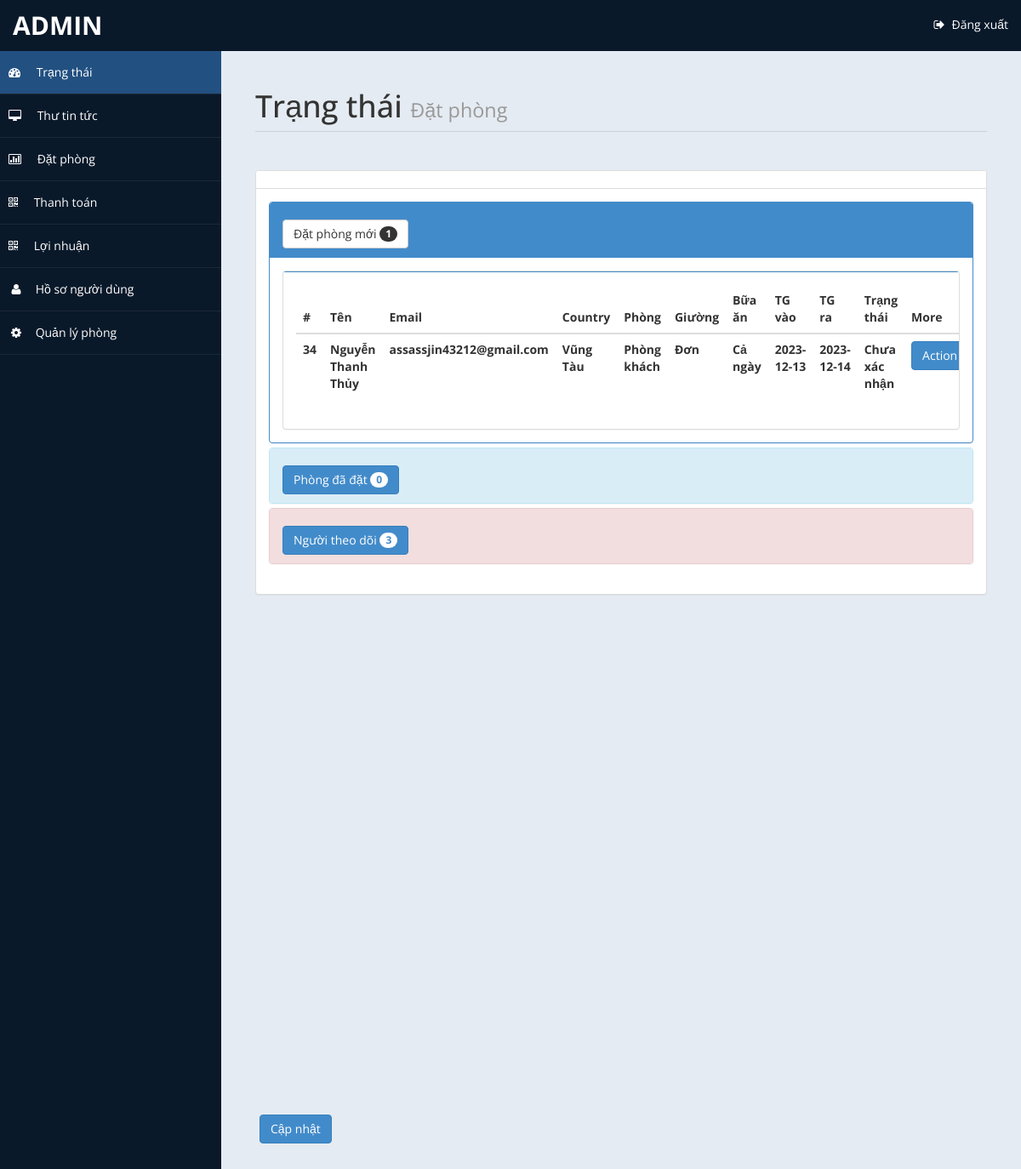
/admin/home.php (signed in), run on the app's committed database.
### tables this page shows
CREATE TABLE `roombook` (
  `id` int(10) UNSIGNED NOT NULL,
  `Title` varchar(5) DEFAULT NULL,
  `FName` text DEFAULT NULL,
  `LName` text DEFAULT NULL,
  `Email` varchar(50) DEFAULT NULL,
  `Country` varchar(30) DEFAULT NULL,
  `Phone` text DEFAULT NULL,
  `TRoom` varchar(20) DEFAULT NULL,
  `Bed` varchar(10) DEFAULT NULL,
  `NRoom` varchar(2) DEFAULT NULL,
  `Meal` varchar(15) DEFAULT NULL,
  `cin` date DEFAULT NULL,
  `cout` date DEFAULT NULL,
  `stat` varchar(15) DEFAULT NULL,
  `nodays` int(11) DEFAULT NULL
);

### admin/home.php (the view, shortened to what this page needs)
<!DOCTYPE html>
<html xmlns="http://www.w3.org/1999/xhtml">
<head>
    <link href="assets/css/bootstrap.css" rel="stylesheet" />
    <link href="assets/css/font-awesome.css" rel="stylesheet" />
    <link href="assets/js/morris/morris-0.4.3.min.css" rel="stylesheet" />
    <link href="assets/css/custom-styles.css" rel="stylesheet" />
</head>
<body>
    <div id="wrapper">
        <nav class="navbar navbar-default top-navbar" role="navigation">
            <div class="navbar-header">
                <a class="navbar-brand" href="home.php"> <?php echo $_SESSION["user"]; ?> </a>
            </div>
            <ul class="nav navbar-top-links navbar-right">
                <li class="dropdown" >
                <a href="logout.php" ><i class="fa fa-sign-out fa-fw"></i> Đăng xuất</a>
                </li>
            </ul>
        </nav>
        <nav class="navbar-default navbar-side" role="navigation">
            <div class="sidebar-collapse">
                <ul class="nav" id="main-menu">
                    <li>
                        <a class="active-menu" href="home.php" style="background-color: #225081"><i class="fa fa-dashboard"></i> <span style="margin-left: 5px;">Trạng thái</span></a>
                    </li>
                    <li>
                        <a href="messages.php"><i class="fa fa-desktop"></i>  <span style="margin-left: 5px;">Thư tin tức</span></a>
                    </li>
					<li>
                        <a href="roombook.php"><i class="fa fa-bar-chart-o"></i> <span style="margin-left: 5px;">Đặt phòng</span> </a>
                    </li>
                    <li>
                        <a href="payment.php"><i class="fa fa-qrcode"></i> <span style="margin-left: 5px;">Thanh toán</span></a>
                    </li>
                    <li>
                        <a  href="profit.php"><i class="fa fa-qrcode"></i> <span style="margin-left: 5px;">Lợi nhuận</span> </a>
                    </li>
                    <li ><a href="usersetting.php" ><i class="fa fa-user fa-fw"></i> Hồ sơ người dùng</a>
                    </li>
                    <li><a href="settings.php"><i class="fa fa-gear fa-fw"></i> Quản lý phòng</a>
                    </li>
					</ul>
            </div>
        </nav>
        <div id="page-wrapper">
            <div id="page-inner">
                <div class="row">
                    <div class="col-md-12">
                        <h1 class="page-header">
                            Trạng thái <small>Đặt phòng </small>
                        </h1>
                    </div>
                </div>
				<?php
						include ('db.php');
						$sql = "select * from roombook";
						$re = mysqli_query($con,$sql);
						$c =0;
						while($row=mysqli_fetch_array($re) )
						{
								$new = $row['stat'];
								if($new=="Chưa xác nhận")
								{
									$c = $c + 1;
								}
						}
				?>
					<div class="row">
                <div class="col-md-12">
                    <div class="panel panel-default">
                        <div class="panel-heading">
                        </div>
                        <div class="panel-body">
                            <div class="panel-group" id="accordion">
							<div class="panel panel-primary">
                                    <div class="panel-heading">
                                        <h4 class="panel-title">
                                            <a data-toggle="collapse" data-parent="#accordion" href="#collapseTwo">
											<button class="btn btn-default" type="button">
												 Đặt phòng mới  <span class="badge"><?php echo $c ; ?></span>
											</button>
											</a>
                                        </h4>
                                    </div>
                                    <div id="collapseTwo" class="panel-collapse in" style="height: auto;">
                                        <div class="panel-body">
                                           <div class="panel panel-default">
                        <div class="panel-body">
                            <div class="table-responsive">
                                <table class="table">
                                    <thead>
                                        <tr>
                                            <th>#</th>
                                            <th>Tên</th>
                                            <th>Email</th>
                                            <th>Country</th>
											<th>Phòng</th>
											<th>Giường</th>
											<th>Bữa ăn</th>
											<th>TG vào</th>
											<th>TG ra</th>
											<th>Trạng thái</th>
											<th>More</th>
                                        </tr>
                                    </thead>
                                    <tbody>
									<?php
									$tsql = "select * from roombook";
									$tre = mysqli_query($con,$tsql);
									while($trow=mysqli_fetch_array($tre) )
									{
										$co =$trow['stat'];
										if($co=="Chưa xác nhận")
										{
											echo"<tr>
												<th>".$trow['id']."</th>
												<th>".$trow['LName']." ".$trow['FName']."</th>
												<th>".$trow['Email']."</th>
												<th>".$trow['Country']."</th>
												<th>".$trow['TRoom']."</th>
												<th>".$trow['Bed']."</th>
												<th>".$trow['Meal']."</th>
												<th>".$trow['cin']."</th>
												<th>".$trow['cout']."</th>
												<th>".$trow['stat']."</th>
												<th><a href='roombook.php?rid=".$trow['id']." ' class='btn btn-primary'>Action</a></th>
												</tr>";
										}
									}
									?>
                                    </tbody>
                                </table>
                            </div>
                        </div>
                    </div>
                                        </div>
                                    </div>
                                </div>
								<?php
								$r =0;
								?>
                                <div class="panel panel-info">
                                    <div class="panel-heading">
                                        <h4 class="panel-title">
                                            <a data-toggle="collapse" data-parent="#accordion" href="#collapseOne" class="collapsed">
											<button class="btn btn-primary" type="button">
												 Phòng đã đặt  <span class="badge"><?php echo $r ; ?></span>
											</button>
											</a>
                                        </h4>
                                    </div>
                                </div>
                                <?php
								$fsql = "SELECT * FROM `contact`";
								$fre = mysqli_query($con,$fsql);
								$f =0;
								while($row=mysqli_fetch_array($fre) )
								{
										$f = $f + 1;
								}
								?>
                                <div class="panel panel-danger">
                                    <div class="panel-heading">
                                        <h4 class="panel-title">
                                            <a data-toggle="collapse" data-parent="#accordion" href="#collapseThree" class="collapsed">
											<button class="btn btn-primary" type="button">
												 Người theo dõi  <span class="badge"><?php echo $f ; ?></span>
											</button>
											</a>
                                        </h4>
                                    </div>
                                    </div>
                                </div>
                            </div>
                        </div>
                    </div>
                </div>
            </div>
				<div class='panel-body'>
                            <button class='btn btn-primary btn' data-toggle='modal' data-target='#myModal'>
                              Cập nhật
                            </button>
                            </div>
                        </div>
            </div>
</body>
</html>

### admin/assets/css/custom-styles.css (style rules this page uses)
body { font-family: 'Open Sans', sans-serif; }
#wrapper { width: 100%; background:#09192A; }
#page-wrapper { padding: 15px 15px; min-height: 600px; background:#E5EBF2; }
#page-inner { width:100%; margin:10px 20px 10px 0px; background-color:transparent; padding:10px; min-height:1200px; }
h1, .h1, h2, .h2, h3, .h3 { margin-top: 7px; margin-bottom: -5px; }
h4 { padding-top:10px; }
.page-header { padding-bottom: 9px; margin: 10px 0 45px; border-bottom: 1px solid #C7D1DD; }
.panel-default > .panel-heading { color: #000; background-color: #FFFFFF; border-color: #ddd; font-weight:bold; }
.top-navbar { margin:0px; }
.top-navbar .navbar-brand { color: #fff; width: 260px; text-align: left; height: 60px; font-size: 30px; font-weight: 700; text-transform: uppercase; line-height: 30px; }
.top-navbar .nav > li { position: relative; display: inline-block; }
.top-navbar .nav > li > a { position: relative; display: block; padding: 19px 15px; color: #77C0FD; }
.top-navbar .nav > li > a:hover, .top-navbar .nav > li > a { text-decoration: none; color: #fff; }
.active-menu { background-color:#225081; }
.sidebar-collapse , .sidebar-collapse .nav { background:none; }
.sidebar-collapse .nav { padding:0; }
.sidebar-collapse .nav > li > a { color:#fff; background:transparent; text-shadow:none; }
.sidebar-collapse > .nav > li > a { padding:15px 10px; }
.sidebar-collapse > .nav > li { border-bottom: 1px solid rgba(107, 108, 109, 0.19); }
.navbar-side { border:none; background-color: transparent; }
.top-navbar { background:#09192A; border-bottom:none; }
.top-navbar .nav > li > a > i { margin-right: 2px; }
.navbar-default { border:0px solid black; }
.navbar-header { background: #09192A; }
.nav > li > a > i { margin-right:10px; }
@media (min-width:768px) { #page-wrapper { margin: 0 0 0 260px; padding: 15px 30px; min-height: 1200px; } }
@media (min-width:768px) { .navbar-side { z-index: 1; position: absolute; width: 260px; } }
@media (min-width:768px) { .navbar { border-radius: 0px; } }

### data on the page
roombook: id "34", LName "Nguyễn", FName "Thanh Thủy", Email "assassjin43212@gmail.com", Country "Vũng Tàu", TRoom "Phòng khách", Bed "Đơn", Meal "Cả ngày", cin "2023-12-13", cout "2023-12-14", stat "Chưa xác nhận"

### other printed values
$_SESSION["user"] "ADMIN"
$c "1"
$r "0"
$f "3"
